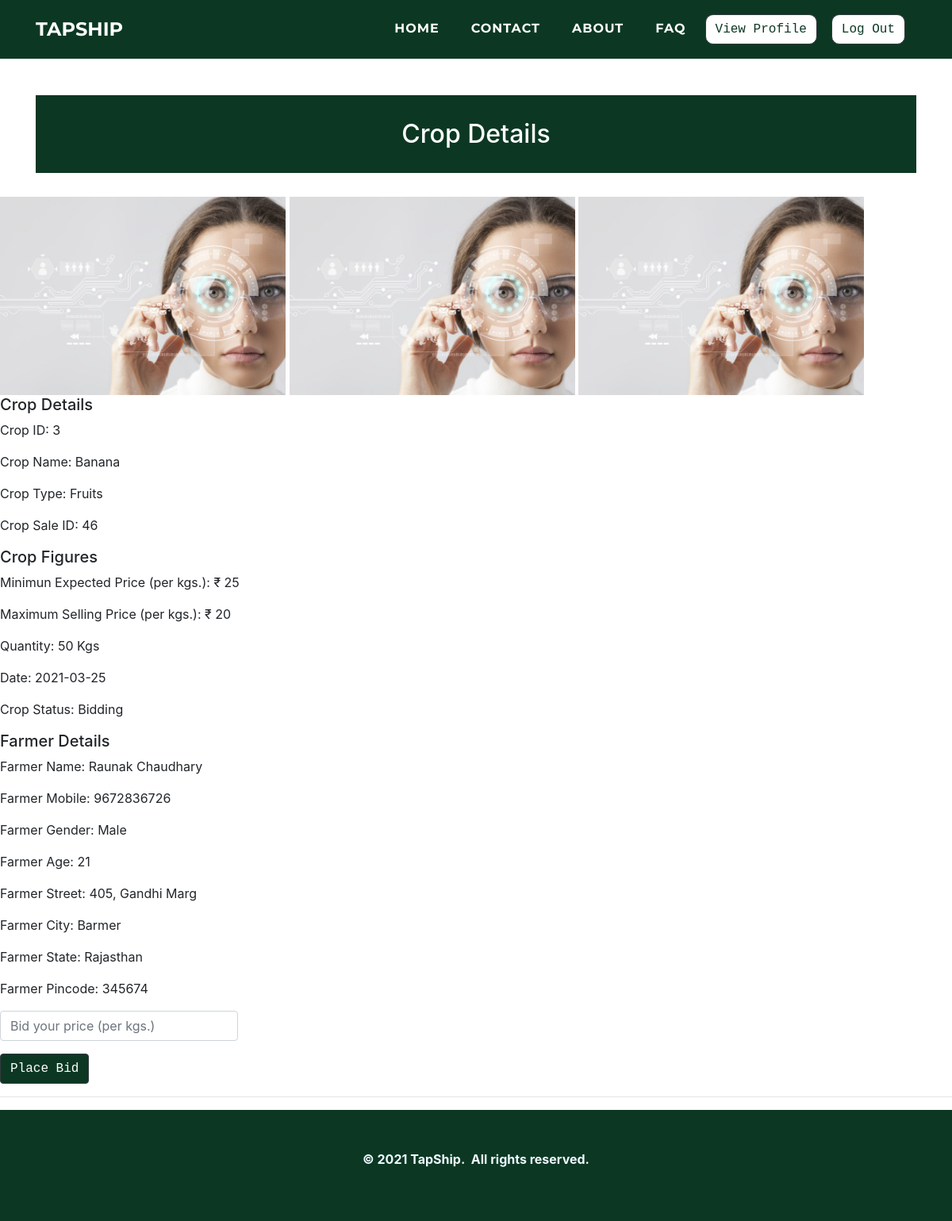
The app's page /customers/viewcrop.php?cr_id=46 (signed in) with its own data.
### tables this page shows
CREATE TABLE `cropsale` (
  `cr_id` int(11) NOT NULL,
  `cr_f_mobile` varchar(10) NOT NULL,
  `cr_cro_id` int(11) NOT NULL,
  `cr_quantity` varchar(10) NOT NULL,
  `cr_img1` varchar(500) NOT NULL,
  `cr_img2` varchar(500) NOT NULL,
  `cr_img3` varchar(500) NOT NULL,
  `cr_mep` varchar(10) NOT NULL,
  `cr_date` date NOT NULL,
  `cr_status` varchar(10) NOT NULL
);

CREATE TABLE `cropdetails` (
  `cro_id` int(11) NOT NULL,
  `cro_name` varchar(50) NOT NULL,
  `cro_type` varchar(25) NOT NULL,
  `cro_msp` float NOT NULL
);

CREATE TABLE `farmer` (
  `f_id` int(11) NOT NULL,
  `f_name` varchar(50) NOT NULL,
  `f_mobile` varchar(25) NOT NULL,
  `f_gender` varchar(25) NOT NULL,
  `f_age` varchar(10) NOT NULL,
  `f_street` varchar(50) NOT NULL,
  `f_city` varchar(25) NOT NULL,
  `f_state` varchar(25) NOT NULL,
  `f_pincode` varchar(10) NOT NULL,
  `f_aadhar` varchar(25) NOT NULL,
  `f_aadharpdf` varchar(500) NOT NULL,
  `f_pan` varchar(25) NOT NULL,
  `f_panpdf` varchar(500) NOT NULL,
  `f_photo` varchar(500) NOT NULL,
  `f_password` varchar(25) NOT NULL,
  `f_approve` varchar(10) NOT NULL,
  `f_bankholder` varchar(100) NOT NULL,
  `f_bankaccount` varchar(100) NOT NULL,
  `f_bankifsc` varchar(100) NOT NULL,
  `f_bankname` varchar(200) NOT NULL,
  `f_bankbranch` varchar(100) NOT NULL,
  `f_bankpassbook` varchar(200) NOT NULL
);

### customers/viewcrop.php (the view, shortened to what this page needs)
<!doctype html>
        <html>
            <head>
				<link rel="stylesheet" href="../assets/bootstrap/css/bootstrap.min.css">
				<link rel="stylesheet" href="../assets/fonts/font-awesome.min.css">
				<link rel="stylesheet" href="../assets/fonts/ionicons.min.css">
				<link rel="stylesheet" href="../assets/css/Article-List.css">
				<link rel="stylesheet" href="../assets/css/Footer-Dark.css">
				<link rel="stylesheet" href="../assets/css/Highlight-Blue.css">
				<link rel="stylesheet" href="https://cdnjs.cloudflare.com/ajax/libs/animate.css/3.5.2/animate.min.css">
				<link rel="stylesheet" href="https://cdnjs.cloudflare.com/ajax/libs/aos/2.2.0/aos.css">
				<link rel="stylesheet" href="../assets/css/Login-Form-Clean.css">
				<link rel="stylesheet" href="../assets/css/table-style.css">
                <link rel="stylesheet" href="../assets/css/profile.css">
                <link href='https://maxcdn.bootstrapcdn.com/bootstrap/4.0.0/css/bootstrap.min.css' rel='stylesheet'>
                <link href='https://cdnjs.cloudflare.com/ajax/libs/MaterialDesign-Webfont/3.6.95/css/materialdesignicons.css' rel='stylesheet'>
            </head>
        <body oncontextmenu='return false' class='snippet-body'>
        <div class="page-content page-container" id="page-content">
		<nav class="navbar navbar-light navbar-expand-lg fixed-top text-uppercase" id="mainNav" style="background: #0c3823;">
        <div class="container">
            <a class="navbar-brand js-scroll-trigger" data-bs-hover-animate="pulse" href="../index.php" style="font-family: Montserrat, sans-serif;">TAPSHIP</a>
            <div class="collapse navbar-collapse"
                id="navbarResponsive">
                <ul class="nav navbar-nav ml-auto">
                    <li class="nav-item mx-0 mx-lg-1"><a class="nav-link py-3 px-0 px-lg-3 rounded js-scroll-trigger" data-bs-hover-animate="pulse" href="../index.php" style="filter: contrast(100%) grayscale(0%) hue-rotate(0deg) invert(0%) sepia(0%);">HOME</a></li>
                    <li class="nav-item mx-0 mx-lg-1"><a class="nav-link py-3 px-0 px-lg-3 rounded js-scroll-trigger" data-bs-hover-animate="pulse" href="../contact.php">CONTACT</a></li>
                    <li class="nav-item mx-0 mx-lg-1"><a class="nav-link py-3 px-0 px-lg-3 rounded js-scroll-trigger" data-bs-hover-animate="pulse" href="../about.php">ABOUT</a></li>
                    <li class="nav-item mx-0 mx-lg-1"><a class="nav-link py-3 px-0 px-lg-3 rounded js-scroll-trigger" data-bs-hover-animate="pulse" href="../faq.php">FAQ</a></li>
                    <li class="nav-item mx-0 mx-lg-1"><a href="../customers/profile.php"><button class="btn btn-dark text-monospace" data-bs-hover-animate="pulse" type="button" style="margin: 10px;background: rgb(255,255,255);color: #0c3823;margin-left: 0;border-radius: 10px;">View Profile</button></a></li>
                    <li class="nav-item mx-0 mx-lg-1"><a href="../farmer/logout-script.php"><button  class="btn btn-dark text-monospace" data-bs-hover-animate="pulse" type="button" style="margin: 10px;background: rgb(255,255,255);color: #0c3823;margin-left: 0;border-radius: 10px;">Log Out</button></a></li>
                </ul>
            </div>
        </div>
    </nav>
    <div class="features-boxed">
        <div class="container" style="background: #ffffff;">
            <div class="intro" style="background: #0c3823;margin-top: 120px;margin-bottom: 30px;">
                <h2 class="text-center" data-aos="fade" style="color: rgb(255,255,255);padding: 30px;margin-bottom: 0px;">Crop Details</h2>
            </div>
        </div>
    </div>
	<?php
$con=mysqli_connect("localhost","root","","tapship");
    $cr_id = $_GET['cr_id'];
    $query = "SELECT CD.cro_id, CD.cro_name, CD.cro_type, CD.cro_msp, CS.cr_id, CS.cr_f_mobile, CS.cr_cro_id, CS.cr_quantity, CS.cr_mep, CS.cr_date, CS.cr_status, CS.cr_img1, CS.cr_img2, CS.cr_img3, f.f_name, f.f_mobile, f.f_gender, f.f_age, f.f_street, f.f_city, f.f_state, f.f_pincode
    FROM cropdetails CD, cropsale CS, farmer f where CD.cro_id=CS.cr_cro_id AND f.f_mobile=CS.cr_f_mobile AND CS.cr_id = $cr_id
    ORDER BY CS.cr_id DESC";
   $result = mysqli_query($con,$query);
   while( $res=mysqli_fetch_assoc($result))
   {
       $cro_id =  $res['cro_id'];
       $cro_name =  $res['cro_name'];
       $cro_type =  $res['cro_type'];
       $cro_msp =  $res['cro_msp'];
       $cr_id = $res['cr_id'];
       $cr_quantity = $res['cr_quantity'];
       $cr_mep = $res['cr_mep'];
       $cr_date = $res['cr_date'];
       $cr_status = $res['cr_status'];
       $cr_img1 = $res['cr_img1'];
       $cr_img2 = $res['cr_img2'];
       $cr_img3 = $res['cr_img3'];
       $f_name = $res['f_name'];
       $f_mobile =  $res['f_mobile'];
       $f_gender = $res['f_gender'];
       $f_age = $res['f_age'];
       $f_street = $res['f_street'];
       $f_city = $res['f_city'];
       $f_state = $res['f_state'];
       $f_pincode = $res['f_pincode'];
   }
?>
<img src="../farmers/<?php echo  $cr_img1;?>" width="30%">
<img src="../farmers/<?php echo  $cr_img2;?>" width="30%">
<img src="../farmers/<?php echo  $cr_img3;?>" width="30%">
<h5>Crop Details</h5>
<p>Crop ID: <?php echo $cro_id;?></P>
<p>Crop Name: <?php echo $cro_name;?></P>
<p>Crop Type: <?php echo $cro_type;?></P>
<p>Crop Sale ID: <?php echo $cr_id;?></P>
<h5>Crop Figures</h5>
<p>Minimun Expected Price (per kgs.): <?php echo '₹ ',$cr_mep;?></P>
<p>Maximum Selling Price (per kgs.): <?php echo '₹ ',$cro_msp;?></P>
<p>Quantity: <?php echo $cr_quantity,' Kgs';?></P>
<p>Date: <?php echo $cr_date;?></P>
<p>Crop Status: <?php if($cr_status=="0"){echo "Added";}else if($cr_status=="1"){echo "Bidding";} ?>
</P>
<h5>Farmer Details</h5>
<p>Farmer Name: <?php echo $f_name;?></P>
<p>Farmer Mobile: <?php echo $f_mobile;?></P>
<p>Farmer Gender: <?php echo $f_gender;?></P>
<p>Farmer Age: <?php echo $f_age;?></P>
<p>Farmer Street: <?php echo $f_street;?></P>
<p>Farmer City: <?php echo $f_city;?></P>
<p>Farmer State: <?php echo $f_state;?></P>
<p>Farmer Pincode: <?php echo $f_pincode;?></P>
<?php
if($cr_status==0||1){
?>
    <form method="post" action="placebid.php?cr_id=<?php echo $cr_id; ?> " enctype="multipart/form-data">
        <div class="form-group"><input class="form-control" id="cropbid_bidprice" type="text" name="cropbid_bidprice" placeholder="Bid your price (per kgs.)" required="" autofocus="" style="width: 300px;"></div>
        <input name="submit" type="submit" class="btn btn-dark text-monospace  " style="background-color:#0c3823;"  value=" Place Bid">
        <hr>
    </form>
<?php
}
?>
<div class="footer-dark" style="background: rgb(12,56,35);">
        <footer>
            <div class="container">
                <p style="text-align: center;"><strong>© 2021 TapShip.&nbsp; All rights reserved.</strong><br></p>
            </div>
        </footer>
 </div>
  </body>
</html>

### assets/css/Footer-Dark.css (style rules this page uses)
.footer-dark { padding: 50px 0; bottom: 0; color: #f0f9ff; background-color: #282d32; }

### assets/css/table-style.css (style rules this page uses)
body { margin:0; font-family: sans-serif; }
* { box-sizing: border-box; }

### assets/css/profile.css (style rules this page uses)
body { background-color: #f9f9fa; }

### records on screen
cropsale: cr_img1 (picture), cr_img2 (picture), cr_img3 (picture), cr_cro.cro_id "3", cr_cro.cro_name "Banana", cr_cro.cro_type "Fruits", cr_id "46", cr_mep "25", cr_cro.cro_msp "20", cr_quantity "50", cr_date "2021-03-25", farmer.f_name "Raunak Chaudhary", farmer.f_mobile "9672836726", farmer.f_gender "Male", farmer.f_age "21", farmer.f_street "405, Gandhi Marg", farmer.f_city "Barmer", farmer.f_state "Rajasthan", farmer.f_pincode "345674"
